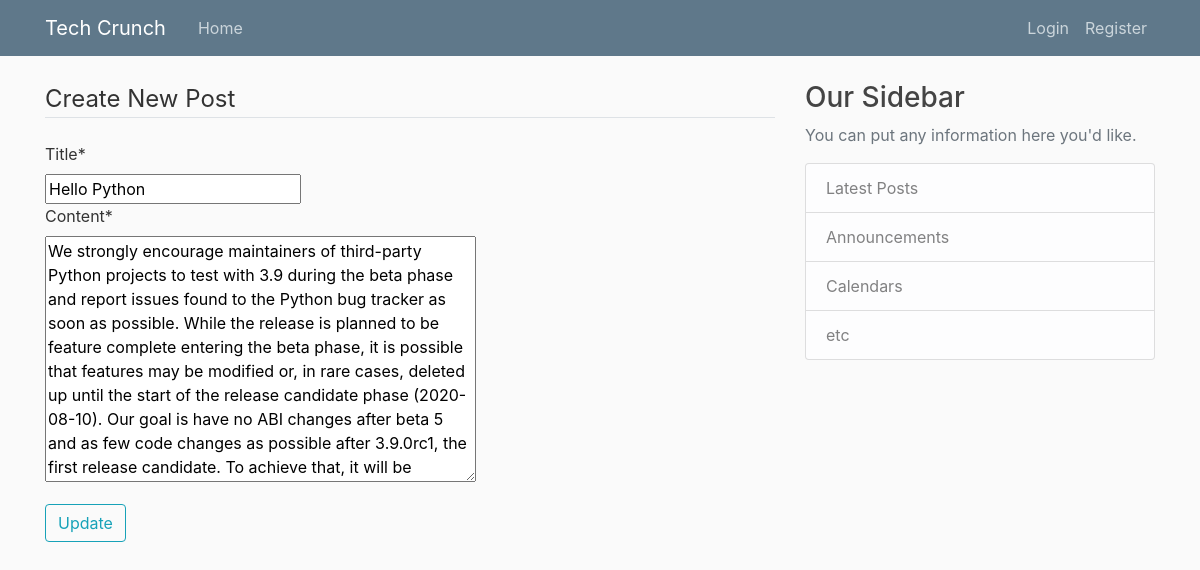
Page /post/10/update/ on the earlier database version.
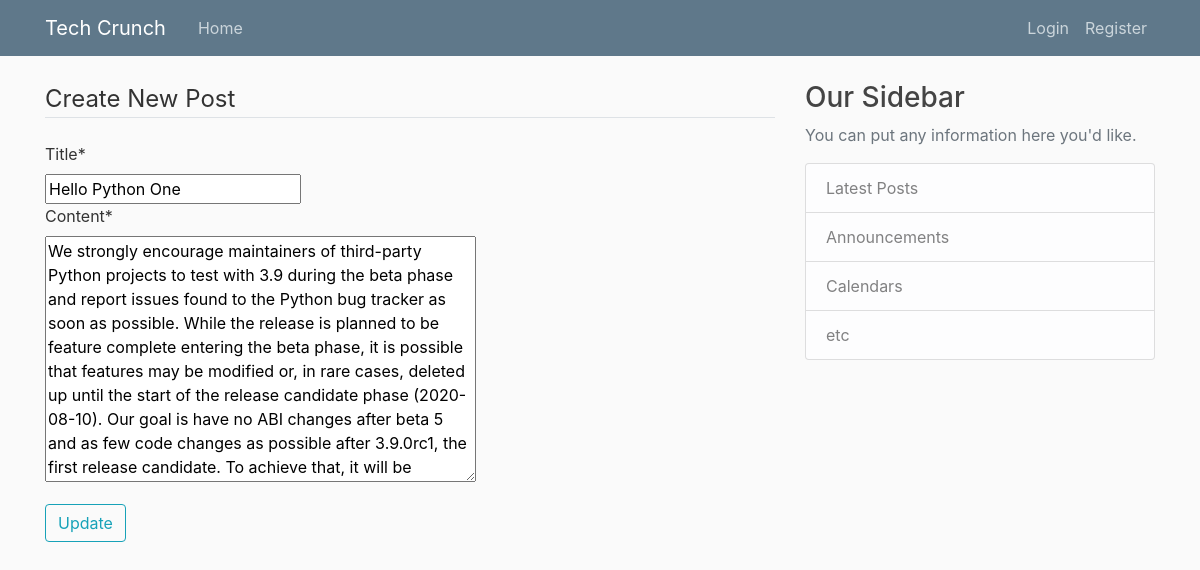
Same page on the later database version.
### Blog/models.py (models this page shows, shortened)
class Post(models.Model):
    title = models.CharField(max_length=100)
    content = models.TextField()
    date_posted = models.DateTimeField(default=timezone.now)
    author = models.ForeignKey(User, on_delete=models.CASCADE)

### Blog/views.py (the view, shortened to what this page needs)
# urls.py: path('post/<int:pk>/update/', PostUpdateView.as_view(template_name="post_update.html"), name="blog-update"),
class PostUpdateView(UpdateView, LoginRequiredMixin):
    model = Post
    fields = ["title", "content"]

### templates/post_update.html (shortened to what this page needs)
{% extends 'base.html' %}
{%  load crispy_forms_tags %}
{% block content %}
    <div class="content-section">
        <form action="" method="post">
            <fieldset class="form-group">
                <legend class="border-bottom mb-4">Create New Post</legend>
                {{ form|crispy }}
            </fieldset>
            <div class="form-group">
                <button class="btn btn-outline-info" type="submit">Update</button>
            </div>
        </form>
    </div>
{% endblock %}

Differences in the rows shown:
changed Post: title "Hello Python" → "Hello Python One"
